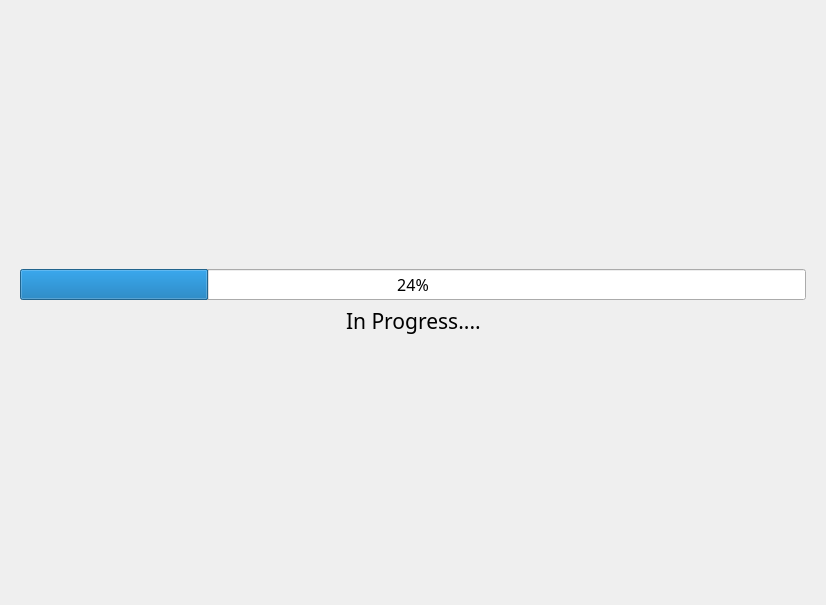
<?xml version="1.0" encoding="UTF-8"?>
<ui version="4.0">
 <class>Form</class>
 <widget class="QWidget" name="Form">
  <property name="geometry">
   <rect>
    <x>0</x>
    <y>0</y>
    <width>826</width>
    <height>605</height>
   </rect>
  </property>
  <property name="windowTitle">
   <string>Form</string>
  </property>
  <layout class="QGridLayout" name="gridLayout">
   <property name="leftMargin">
    <number>20</number>
   </property>
   <property name="topMargin">
    <number>20</number>
   </property>
   <property name="rightMargin">
    <number>20</number>
   </property>
   <property name="bottomMargin">
    <number>20</number>
   </property>
   <property name="spacing">
    <number>6</number>
   </property>
   <item row="2" column="0">
    <layout class="QHBoxLayout" name="horizontalLayout">
     <item>
      <spacer name="horizontalSpacer">
       <property name="orientation">
        <enum>Qt::Horizontal</enum>
       </property>
       <property name="sizeHint" stdset="0">
        <size>
         <width>40</width>
         <height>20</height>
        </size>
       </property>
      </spacer>
     </item>
     <item>
      <widget class="QLabel" name="label">
       <property name="font">
        <font>
         <family>Noto Sans</family>
         <pointsize>16</pointsize>
        </font>
       </property>
       <property name="text">
        <string>In Progress....</string>
       </property>
      </widget>
     </item>
     <item>
      <spacer name="horizontalSpacer_2">
       <property name="orientation">
        <enum>Qt::Horizontal</enum>
       </property>
       <property name="sizeHint" stdset="0">
        <size>
         <width>40</width>
         <height>20</height>
        </size>
       </property>
      </spacer>
     </item>
    </layout>
   </item>
   <item row="1" column="0">
    <widget class="QProgressBar" name="progressBar">
     <property name="font">
      <font>
       <family>Noto Sans</family>
       <pointsize>12</pointsize>
      </font>
     </property>
     <property name="value">
      <number>24</number>
     </property>
    </widget>
   </item>
   <item row="0" column="0">
    <spacer name="verticalSpacer">
     <property name="orientation">
      <enum>Qt::Vertical</enum>
     </property>
     <property name="sizeHint" stdset="0">
      <size>
       <width>20</width>
       <height>40</height>
      </size>
     </property>
    </spacer>
   </item>
   <item row="3" column="0">
    <spacer name="verticalSpacer_2">
     <property name="orientation">
      <enum>Qt::Vertical</enum>
     </property>
     <property name="sizeHint" stdset="0">
      <size>
       <width>20</width>
       <height>40</height>
      </size>
     </property>
    </spacer>
   </item>
  </layout>
 </widget>
 <resources/>
 <connections/>
</ui>
